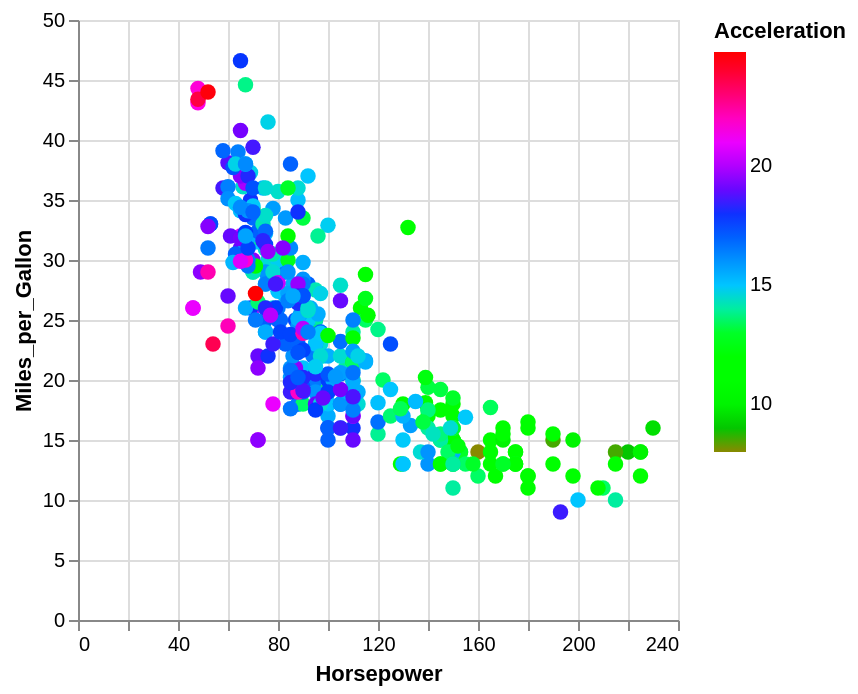

Here is the Vega-Lite specification saved for this chart:
### Vega-Lite specification from a JSON file in a GitHub repository (floating-point values rounded to 4 significant figures; data arrays with more than 128 entries replaced by an {"elided": "..."} marker saying what was removed)
{"$schema": "https://vega.github.io/schema/vega-lite/v5.json", "data": {"values": {"elided": "406 records"}}, "description": "cube-helix-long interpolation, gamma of 0", "encoding": {"color": {"field": "Acceleration", "scale": {"interpolate": {"gamma": 0, "type": "cubehelix-long"}, "range": ["yellow", "red"], "type": "linear"}, "type": "quantitative"}, "opacity": {"value": 1}, "size": {"value": 60}, "x": {"field": "Horsepower", "type": "quantitative"}, "y": {"field": "Miles_per_Gallon", "type": "quantitative"}}, "mark": "circle", "transform": [{"as": "accelerationZScore", "calculate": "(datum.Acceleration - 15.52)/2.80"}]}
